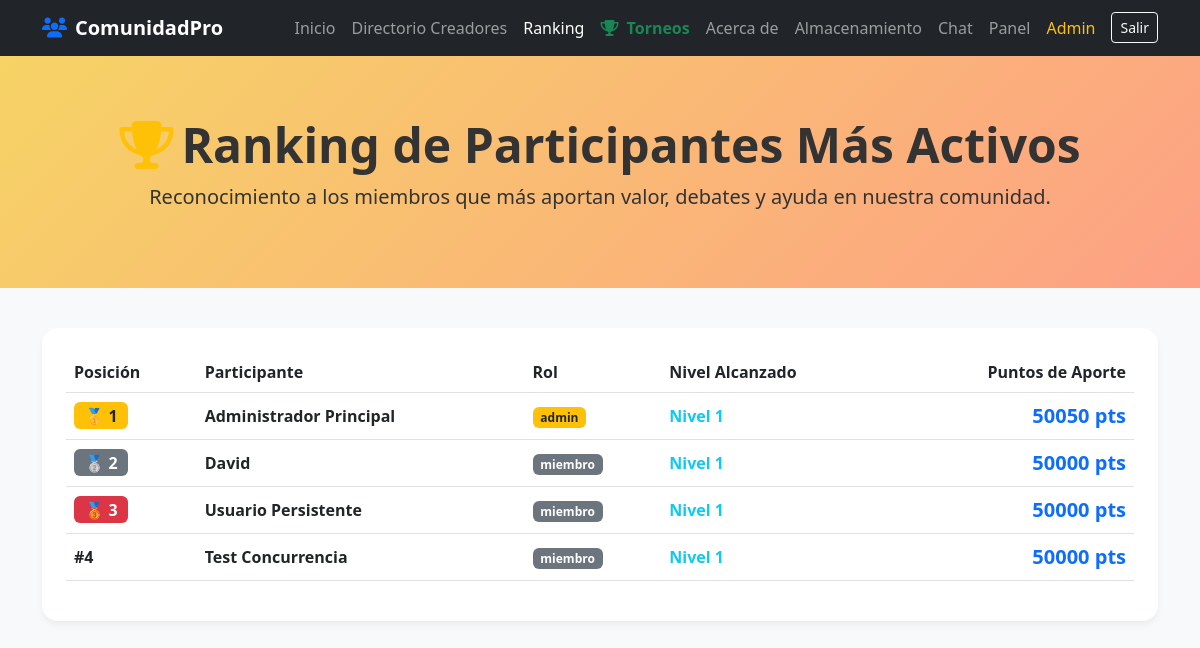
The page /ranking (signed in) on the database its author committed.
### tables this page shows
CREATE TABLE usuarios (
            id INTEGER PRIMARY KEY AUTOINCREMENT,
            nombre TEXT NOT NULL,
            email TEXT UNIQUE NOT NULL,
            password TEXT NOT NULL,
            rol TEXT DEFAULT 'miembro', -- 'admin', 'moderador', 'creador', 'miembro'
            estado TEXT DEFAULT 'activo', -- 'activo', 'suspendido'
            puntos_contribucion INTEGER DEFAULT 0,
            nivel_maximo INTEGER DEFAULT 1,
            creado_en TIMESTAMP DEFAULT CURRENT_TIMESTAMP
        );

### gestor_comunidad.py (the view)
@app.route('/ranking')
def ranking_comunidad():
    conn = get_db_connection()
    conn.row_factory = sqlite3.Row
    c = conn.cursor()
    c.execute("SELECT * FROM usuarios ORDER BY puntos_contribucion DESC")
    miembros = c.fetchall()
    conn.close()
    return render_template('community_ranking.html', usuario=get_current_user(), miembros=miembros)

### gestor_comunidad.py (called while the page is built)
def get_db_connection():
    conn = sqlite3.connect(DB_PATH, timeout=30.0)
    conn.row_factory = sqlite3.Row
    try:
        conn.execute("PRAGMA journal_mode=WAL;")
        conn.execute("PRAGMA synchronous=NORMAL;")
    except Exception:
        pass
    return conn

@app.context_processor
def inject_config():
    try:
        conn = get_db_connection()
        conn.row_factory = sqlite3.Row
        rows = conn.execute("SELECT clave, valor FROM configuracion_plataforma").fetchall()
        conn.close()
        cfg = {row['clave']: row['valor'] for row in rows}
    except Exception:
        cfg = {
            "titulo_plataforma": "ComunidadPro",
            "color_principal": "#667eea",
            "color_secundario": "#764ba2",
            "mensaje_bienvenida": "Únete a nuestros grupos oficiales y descubre talento de creadores independientes.",
            "footer_texto": "ComunidadPro - Todos los derechos reservados 2026",
            "modo_juegos_activo": "1"
        }
    return dict(cfg=cfg)

def get_current_user():
    if "user_id" in session:
        conn = get_db_connection()
        conn.row_factory = sqlite3.Row
        c = conn.cursor()
        c.execute("SELECT * FROM usuarios WHERE id = ?", (session["user_id"],))
        user = c.fetchone()
        conn.close()
        if user:
            return dict(user)
    return None

### templates/community_ranking.html (shortened to what this page needs)
<!DOCTYPE html>
<html lang="es">
<head>
    <link href="https://cdn.jsdelivr.net/npm/bootstrap@5.3.0/dist/css/bootstrap.min.css" rel="stylesheet">
    <link rel="stylesheet" href="https://cdnjs.cloudflare.com/ajax/libs/font-awesome/6.4.0/css/all.min.css">
</head>
<body>
    <nav class="navbar navbar-expand-lg navbar-dark bg-dark">
        <div class="container">
            <a class="navbar-brand fw-bold" href="{{ url_for('index') }}"><i class="fas fa-users text-primary me-2"></i>ComunidadPro</a>
            <div class="collapse navbar-collapse" id="navbarNav">
                <ul class="navbar-nav ms-auto">
                    <li class="nav-item"><a class="nav-link" href="{{ url_for('index') }}">Inicio</a></li>
                    <li class="nav-item"><a class="nav-link" href="{{ url_for('creadores') }}">Directorio Creadores</a></li>
                    <li class="nav-item"><a class="nav-link active" href="{{ url_for('ranking_comunidad') }}">Ranking</a></li>
                    <li class="nav-item"><a class="nav-link text-success fw-bold" href="{{ url_for('torneos_publicos') }}"><i class="fas fa-trophy me-1"></i> Torneos</a></li>
                    <li class="nav-item"><a class="nav-link" href="{{ url_for('about') }}">Acerca de</a></li>
                    <li class="nav-item"><a class="nav-link" href="{{ url_for('almacenamiento_vista') }}">Almacenamiento</a></li>
                    <li class="nav-item"><a class="nav-link" href="{{ url_for('chat_comunidad_vista') }}">Chat</a></li>
                    {% if usuario %}
                        <li class="nav-item"><a class="nav-link" href="{{ url_for('dashboard') }}">Panel</a></li>
                        {% if usuario.rol == 'admin' %}
                            <li class="nav-item"><a class="nav-link text-warning" href="{{ url_for('admin_panel') }}">Admin</a></li>
                        {% endif %}
                        <li class="nav-item"><a class="btn btn-outline-light btn-sm ms-2 mt-1" href="{{ url_for('logout') }}">Salir</a></li>
                    {% else %}
                        <li class="nav-item"><a class="nav-link" href="{{ url_for('login') }}">Iniciar Sesión</a></li>
                        <li class="nav-item"><a class="btn btn-primary btn-sm ms-2 mt-1" href="{{ url_for('register') }}">Registrarse</a></li>
                    {% endif %}
                </ul>
            </div>
        </div>
    </nav>
    <div class="hero text-center">
        <div class="container">
            <h1 class="display-5 fw-bold"><i class="fas fa-trophy text-warning me-2"></i>Ranking de Participantes Más Activos</h1>
            <p class="lead mt-2">Reconocimiento a los miembros que más aportan valor, debates y ayuda en nuestra comunidad.</p>
        </div>
    </div>
    <div class="container mb-5">
        <div class="card p-4">
            <div class="table-responsive">
                <table class="table align-middle">
                    <thead>
                        <tr>
                            <th>Posición</th>
                            <th>Participante</th>
                            <th>Rol</th>
                            <th>Nivel Alcanzado</th>
                            <th class="text-end">Puntos de Aporte</th>
                        </tr>
                    </thead>
                    <tbody>
                        {% for m in miembros %}
                            <tr>
                                <td class="fw-bold">
                                    {% if loop.index == 1 %}
                                        <span class="badge bg-warning text-dark fs-6">🥇 1</span>
                                    {% elif loop.index == 2 %}
                                        <span class="badge bg-secondary fs-6">🥈 2</span>
                                    {% elif loop.index == 3 %}
                                        <span class="badge bg-danger fs-6">🥉 3</span>
                                    {% else %}
                                        #{{ loop.index }}
                                    {% endif %}
                                </td>
                                <td class="fw-bold">{{ m.nombre }}</td>
                                <td><span class="badge bg-{{ 'warning text-dark' if m.rol == 'admin' else ('info' if m.rol == 'creador' else 'secondary') }}">{{ m.rol }}</span></td>
                                <td class="fw-bold text-info">Nivel {{ m['nivel_maximo'] if m and 'nivel_maximo' in m and m['nivel_maximo'] else 1 }}</td>
                                <td class="text-end fw-bold text-primary fs-5">{{ m.puntos_contribucion }} pts</td>
                            </tr>
                        {% endfor %}
                    </tbody>
                </table>
            </div>
        </div>
    </div>
</body>
</html>

### templates/community_ranking.html (style rules this page uses)
body { background-color: #f8f9fa; font-family: 'Segoe UI', Tahoma, Geneva, Verdana, sans-serif; }
.hero { background: linear-gradient(135deg, #f6d365 0%, #fda085 100%); color: #333; padding: 60px 0; margin-bottom: 40px; }
.card { border: none; border-radius: 1rem; box-shadow: 0 4px 6px rgba(0,0,0,0.05); }

### rows shown on the page
usuarios: shows "🥇 1", nombre "Administrador Principal", rol "admin", id "1", puntos_contribucion "50050"
usuarios: shows "🥈 2", nombre "David", rol "miembro", m "1", puntos_contribucion "50000"
usuarios: shows "🥉 3", nombre "Usuario Persistente", rol "miembro", m "1", puntos_contribucion "50000"
usuarios: nombre "Test Concurrencia", rol "miembro", m "1", puntos_contribucion "50000"
